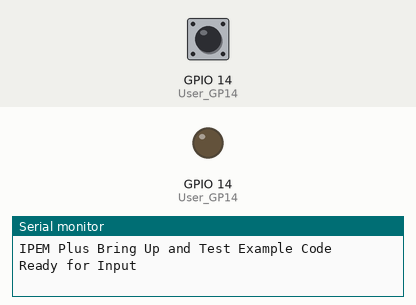
This sketch was run on a simulated ESP32-C6. Parts: output pins drawn as LEDs (lit = HIGH), the last lines printed to the serial monitor. Dashed ring = blinking. The inputs (shaded band) are chosen by the test bench; at power-on: GPIO 14 (User_GP14) HIGH.

Above: at 1.4 s.
1.5 s: GPIO 14 (User_GP14) pulled LOW for 0.15 s
At 2.4 s:
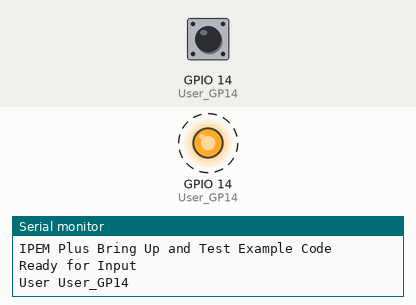
4.6 s: GPIO 14 (User_GP14) pulled LOW for 1 s
At 8.2 s:
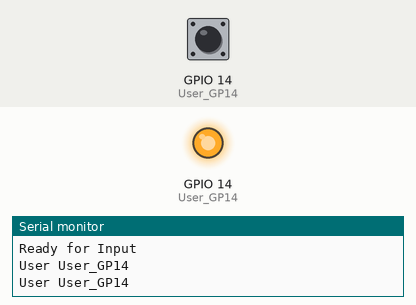
8.6 s: GPIO 14 (User_GP14) pulled LOW for 3.2 s
At 9.0 s:
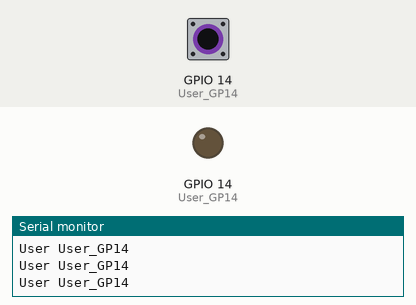
Timing chart, 0 to 15.1 s (numbered marks = the images above; inputs shaded):
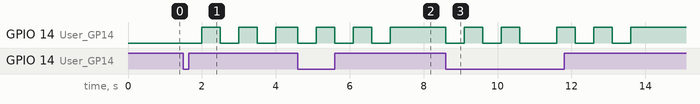

The sketch:

GP14_Mixed_Mode_GPIO_Test.ino
```cpp
/*
  Dave Williams, DitroniX 2019-2026 (ditronix.net)
  IPEM Plus - ESP32-C5 | ATM90E36 | WiFi 2.4/5GHz | Zigbee | LoRa | IoT Mains Power Energy Monitor

  Example Code, to demonstrate and test the IPEM Plus

  Remember!
  - Set the BOARD to Use ESP32C5 Dev Module (or similar).
  - You can also set the BAUD rate up to 921600 to speed up flashing.
  - The SDK does NOT need external power to flash.  It will take Power from the USB 5V.
  - The Serial Monitor is configured for BAUD 115200

  The purpose of this test code is to cycle through the various main functions of the board as part of bring up testing.

  This test code is OPEN SOURCE and formatted for easier viewing.  Although is is not intended for real world use, it may be freely used, or modified as needed.
  It is distributed on an "AS IS" BASIS, WITHOUT WARRANTIES OR CONDITIONS OF ANY KIND, either express or implied.

  For board configuration, see github.com/DitroniX/IPEM-Plus-ESP32-C5-LoRa-LoRaWAN-IoT-Mains-Power-Energy-Monitor/wiki/Arduino-IDE

  Further information, details and examples can be found on our website or github.com/DitroniX

  * ditronix.net
  * github.com/DitroniX
  * github.com/DitroniX/IPEM-Plus-ESP32-C5-LoRa-LoRaWAN-IoT-Mains-Power-Energy-Monitor
  * github.com/DitroniX/IPEM-Plus-ESP32-C5-LoRa-LoRaWAN-IoT-Mains-Power-Energy-Monitor/wiki
  * hackster.io/DitroniX/ipem-plus-esp32-c5-atm90e36-lora-iot-power-energy-monitor-24d898
*/

// This code is for the Display User Panel and to check the Main User GP14 LED.

// ****************  VARIABLES / DEFINES / STATIC / STRUCTURES / CONSTANTS ****************

// **************** MIXED MODE INPUT/OUTPUT ****************
#define User_GP14 14

// **************** SETUP ****************
void setup() {

  // Stabalise
  delay(250);

  // Initialise UART
  Serial.begin(115200, SERIAL_8N1);  // 115200
  while (!Serial)
    ;
  Serial.println("");

  // Configure GPIO Inputs (Default)
  pinMode(User_GP14, INPUT_PULLUP);

  Serial.println("IPEM Plus Bring Up and Test Example Code");
  Serial.println("Ready for Input");
}

// **************** LOOP ****************
void loop() {

  // Check for Button Press
  if (digitalRead(User_GP14) == LOW) {

    Serial.println("User User_GP14");

    pinMode(User_GP14, OUTPUT);

    // Red Panel LED
    digitalWrite(User_GP14, LOW);
    delay(500);
    digitalWrite(User_GP14, HIGH);
    delay(500);
    digitalWrite(User_GP14, LOW);
    delay(500);
    digitalWrite(User_GP14, HIGH);
    delay(500);
    digitalWrite(User_GP14, LOW);
    delay(500);
    digitalWrite(User_GP14, HIGH);

    pinMode(User_GP14, INPUT_PULLUP);
  }
}
```

Measured:
- after the input at 1.5 s, GPIO 14 (User_GP14): alternates HIGH for 0.50 s and LOW for 0.50 s, starting after 0.50 s
- after the input at 4.6 s, GPIO 14 (User_GP14): alternates HIGH for 0.50 s and LOW for 0.50 s, 6 changes in all, then stays HIGH, starting at once
- after the input at 8.6 s, GPIO 14 (User_GP14): HIGH → LOW at once, → HIGH 0.50 s later, → LOW 0.50 s later, → HIGH 0.50 s later, … (10 changes in this stretch)
